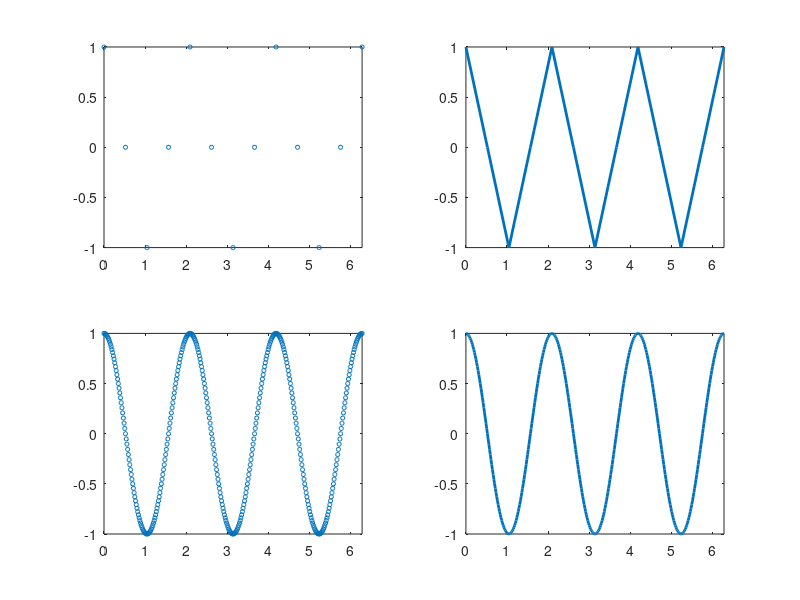

Reproduce this figure in MATLAB.
X1 = (0:12)*pi/6; Y1 = cos(3*X1);
X2 = (0:360)*pi/180; Y2 = cos(3*X2);
figure(1)
subplot(2,2,1); plot(X1, Y1, 'o', 'MarkerSize', 3); xlim([0 2*pi])
subplot(2,2,2); plot(X1, Y1, 'LineWidth', 2); xlim([0 2*pi])
subplot(2,2,3); plot(X2, Y2, 'o', 'MarkerSize', 3); xlim([0 2*pi])
subplot(2,2,4); plot(X2, Y2, 'LineWidth', 2); xlim([0 2*pi])
